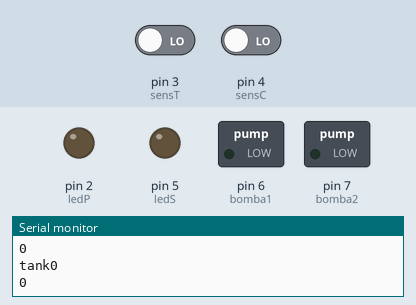
The sketch below on a simulated Arduino Uno, built with avr-gcc and run on an emulated ATmega328P. On the bench: switched loads named in the sketch (green lamp = pin HIGH), output pins drawn as LEDs (lit = HIGH), the last lines printed to the serial monitor. Inputs (shaded band) come from the test bench; at power-on: pin 4 (sensC) LOW, pin 3 (sensT) LOW.

Above: at 2.8 s.
2.9 s: pin 4 (sensC) driven HIGH
At 4.7 s:
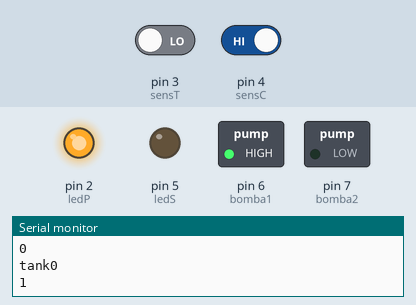
5.5 s: pin 3 (sensT) driven HIGH
At 7.4 s:
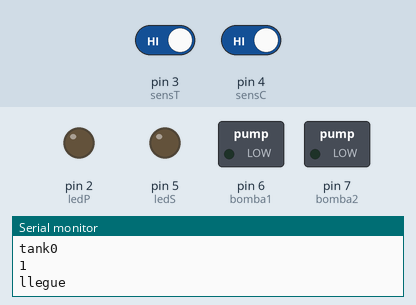
8.0 s: pin 3 (sensT) driven LOW
At 8.9 s:
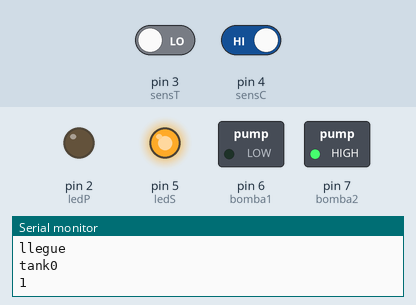
10.5 s: pin 4 (sensC) driven LOW
At 13.2 s:
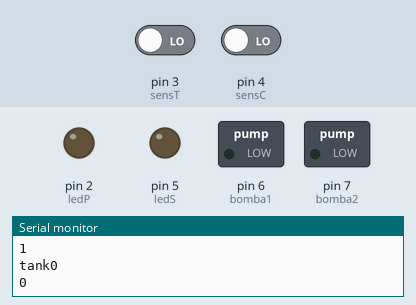
Timing chart, 0 to 14.5 s (numbered marks = the images above; inputs shaded):
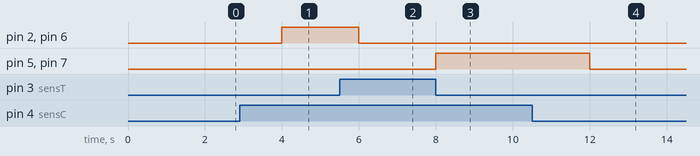

The sketch:

alternado_de_bombas.ino
```cpp
// Este programa esta encargado de sensar los estados de los flotantes y alternar el uso de las bombas de agua entre la principal y secundaria.


#define bomba1 6
#define bomba2 7
#define sensT 3   // flotante del tanque
#define sensC 4   // flotante de la cisterna
#define ledP  2   // leds indicadores de uso
#define ledS  5  //
int Tanque = 0;
int Cisterna = 0;
int dato = 1; //  el dato que se va a utilizar para alternar las bombas

void setup() {
  pinMode(bomba1,OUTPUT);
  pinMode(bomba2,OUTPUT);
  pinMode(ledP,OUTPUT);
  pinMode(ledS,OUTPUT);
  pinMode(sensT,INPUT);
  pinMode(sensC,INPUT);
  Serial.begin(9600);
}

void loop() {

Tanque = digitalRead(sensT);    //
                                // Senso los flotantes T y C
Cisterna = digitalRead(sensC);  //

          while(Tanque == 0){      // cuando el tanque pida agua ingresa a ese loop.
            Serial.println("tank0");
          Cisterna = digitalRead(sensC); // sensa que valor tiene la cisterna ( Si es 1 o 0).
          Serial.println(Cisterna);

                switch(Cisterna){
                        Serial.println("cisterna1");
                       case 0:                // si el valor es 0 no prende ninguna bomba. Si estan en uso las apaga de inmediato.
                              digitalWrite(bomba1 , LOW);
                              digitalWrite(bomba2 , LOW);
                              digitalWrite(ledS , LOW);
                              digitalWrite(ledP , LOW);
                              break;

                       case 1:switch(dato){   // si la cisterna es 1 entra acá y pregunta que bomba se prende, depende de la variable "Dato".

                              case 1: // prendo la bomba 1 y led indicador del mismo.
                                    digitalWrite(bomba1 , HIGH);
                                    digitalWrite(ledP , HIGH);
                                    break;
                              case 2: // prendo la bomba 2 y led indicador del mismo.
                                     digitalWrite(bomba2 ,HIGH);
                                     digitalWrite(ledS , HIGH);
                                     break;

                       }
                }
                               delay(2000);
                              Tanque = digitalRead(sensT);
                               if (Tanque == 1){          // pregunta el estado del tanque, si esta lleno apaga la bomba que se estaba usando.
                                Serial.println("llegue");
                                                switch(dato){               // acá es cuando hacemos el alternado de las bombas

                                                            case 1:             // cuando el tanque este lleno y se haya usado la bomba 1 esta misma cambia su valor y apaga la bomba.
                                                                    dato = dato + 1;
                                                                    digitalWrite (bomba1, LOW);
                                                                    digitalWrite(ledP , LOW);
                                                                    break;
                                                            case 2:             // cuando el tanque este lleno y se haya usado la bomba 2 esta misma cambia su valor y apaga la bomba
                                                                    dato = dato - 1;
                                                                    digitalWrite (bomba2, LOW);
                                                                    digitalWrite(ledS , LOW);
                                                                    break;
                           }
                      }
                                                                      // finaliza acá el Programa y regresa arriba y repite el proceso hasta sea apagado

    }
}
```

Measured:
- after the input at 2.9 s, pin 2 (ledP), pin 6 (bomba1): LOW → HIGH after 1.1 s
- after the input at 5.5 s, pin 2 (ledP), pin 6 (bomba1): HIGH → LOW after 0.50 s
- after the input at 8.0 s, pin 5 (ledS), pin 7 (bomba2): LOW → HIGH at once
- after the input at 10.5 s, pin 5 (ledS), pin 7 (bomba2): HIGH → LOW after 1.5 s
